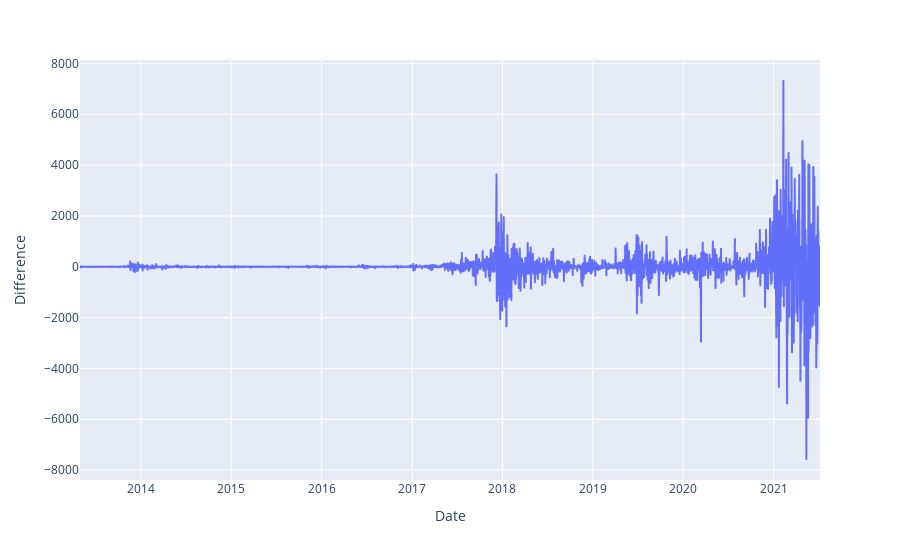

The notebook cell saved with this chart:
### Code cell
fig = px.line(data, x='Date', y="Difference")
fig.show();

### Figure 1 — Plotly figure (JSON) as saved in the notebook; plotly's stock layout.template omitted (floating-point values rounded to 4 significant figures; data arrays with more than 128 entries replaced by an {"elided": "..."} marker saying what was removed)
{"data": [{"hovertemplate": "Date=%{x}<br>Difference=%{y}<extra></extra>", "legendgroup": "", "line": {"color": "#636efa", "dash": "solid"}, "marker": {"symbol": "circle"}, "mode": "lines", "name": "", "showlegend": false, "x": {"elided": "2991 str values"}, "xaxis": "x", "y": {"elided": "2991 float values"}, "yaxis": "y", "type": "scattergl"}], "layout": {"xaxis": {"anchor": "y", "domain": [0, 1], "title": {"text": "Date"}}, "yaxis": {"anchor": "x", "domain": [0, 1], "title": {"text": "Difference"}}, "legend": {"tracegroupgap": 0}, "margin": {"t": 60}}}
